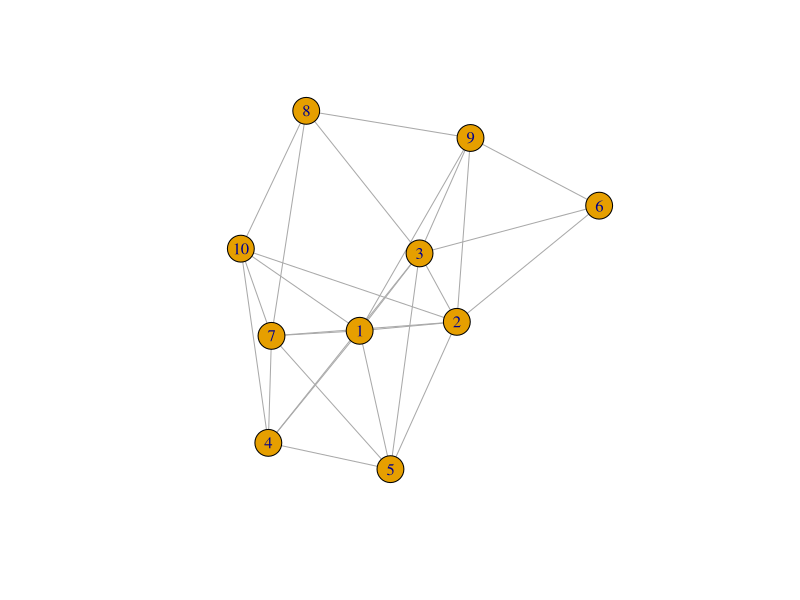
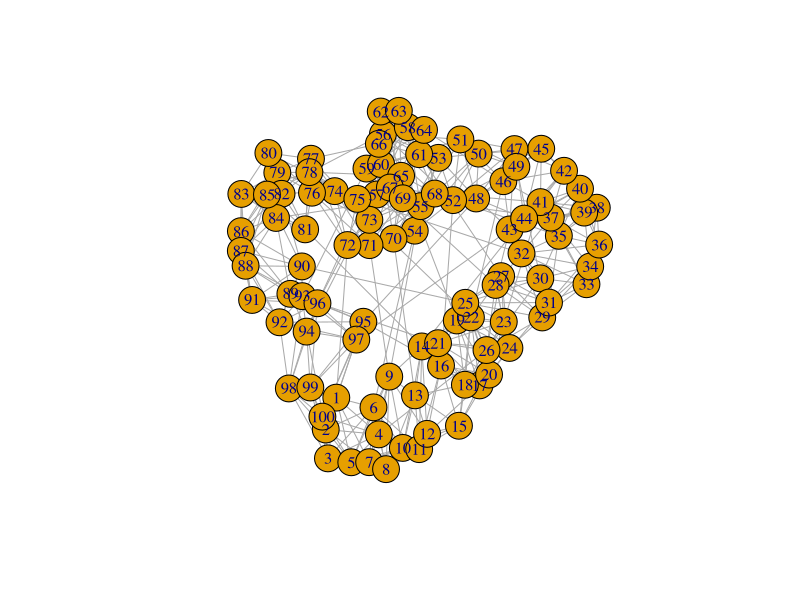
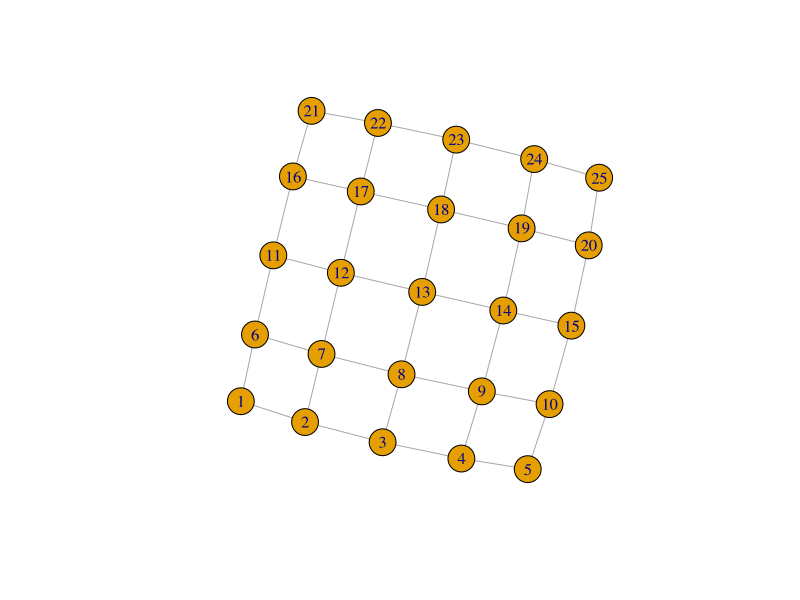
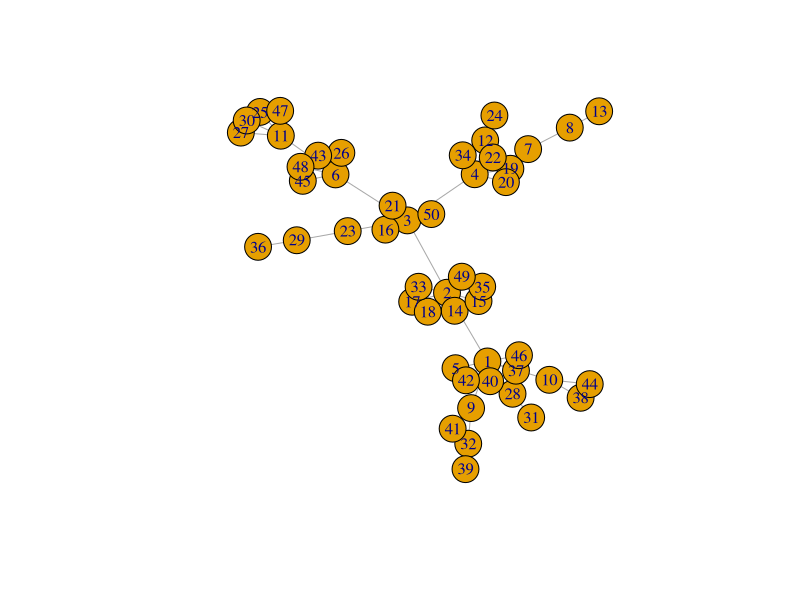
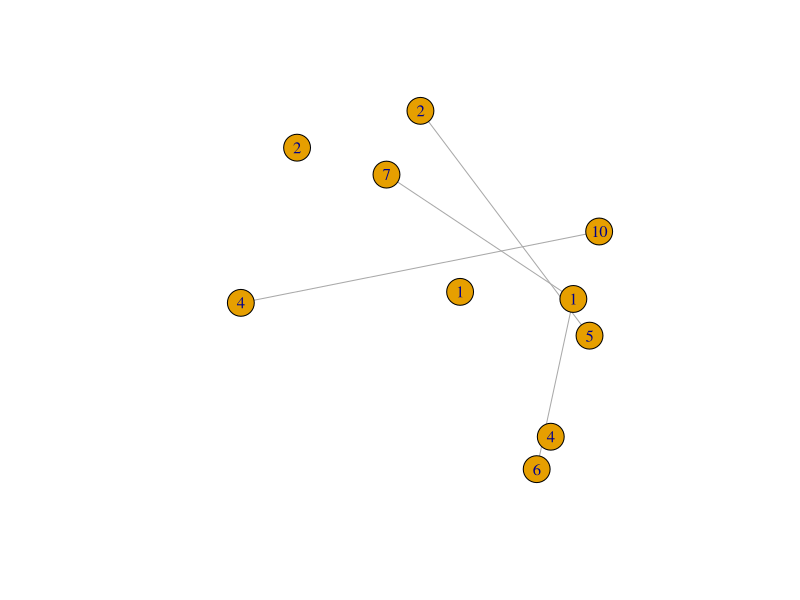

Here is the R script that generated these plots, in order:
## ---- chunk 1
knitr::opts_chunk$set(echo = TRUE)
## ---- chunk 2
library(igraph)
## ---- chunk 3
#Random graph
erdos<-function(n,p){
  erdos_graph=sample_gnp(n, p, directed = FALSE, loops = FALSE)
summary(erdos_graph)
}
f1=erdos(10,0.6)
plot(f1)
## ---- chunk 4
#Small-world
sm_world<-function(d,s,n,p){
  sm_graph=sample_smallworld(d, s, n, p, loops = F, multiple = F)
summary(sm_graph)
}
f2=sm_world(1, 100, 5, 0.05)
plot(f2)
## ---- chunk 5
#Lattice graph
Lattice<-function(d,l){
  lattice_graph=make_lattice(dim=d,length=l, directed= F, mutual= T, circular = F)
summary(lattice_graph)
}
f3=Lattice(2,5)
plot(f3)
## ---- chunk 6
#scale free
scale_free<-function(n,pw){
  scale_free_graph=sample_pa(n,pw, directed= F)
summary(scale_free_graph)
}
f4=scale_free(50,1)
plot(f4)
## ---- chunk 7
#Spatial graph of x,y coordinate join in space
spatial <- function(n,r) {
  V <- NULL
  for (i in 1:n) {
    x <- runif(1)
    y <- runif(1)
    V <- rbind(V,c(i,x,y))
    coords<<-rbind(coords, c(x,y))
  }
  E <- NULL
  R2 <- r*r;
  for (i in seq(1,n-1)) {
    for (j in seq(i+1,n)) {
      if (((V[i,2]-V[j,2])^2 + (V[i,3]-V[j,3])^2) < R2) {
        E <- as.data.frame(rbind(E,c(i,j)))
      }
    }
  }
  return(E)
}
coords=NULL
E = spatial(10,0.2)

G=graph_from_data_frame(E, directed=FALSE)
# G=igraph::simplify(G,remove.multiple = F, remove.loops = T)

plot(G,layout=coords)

